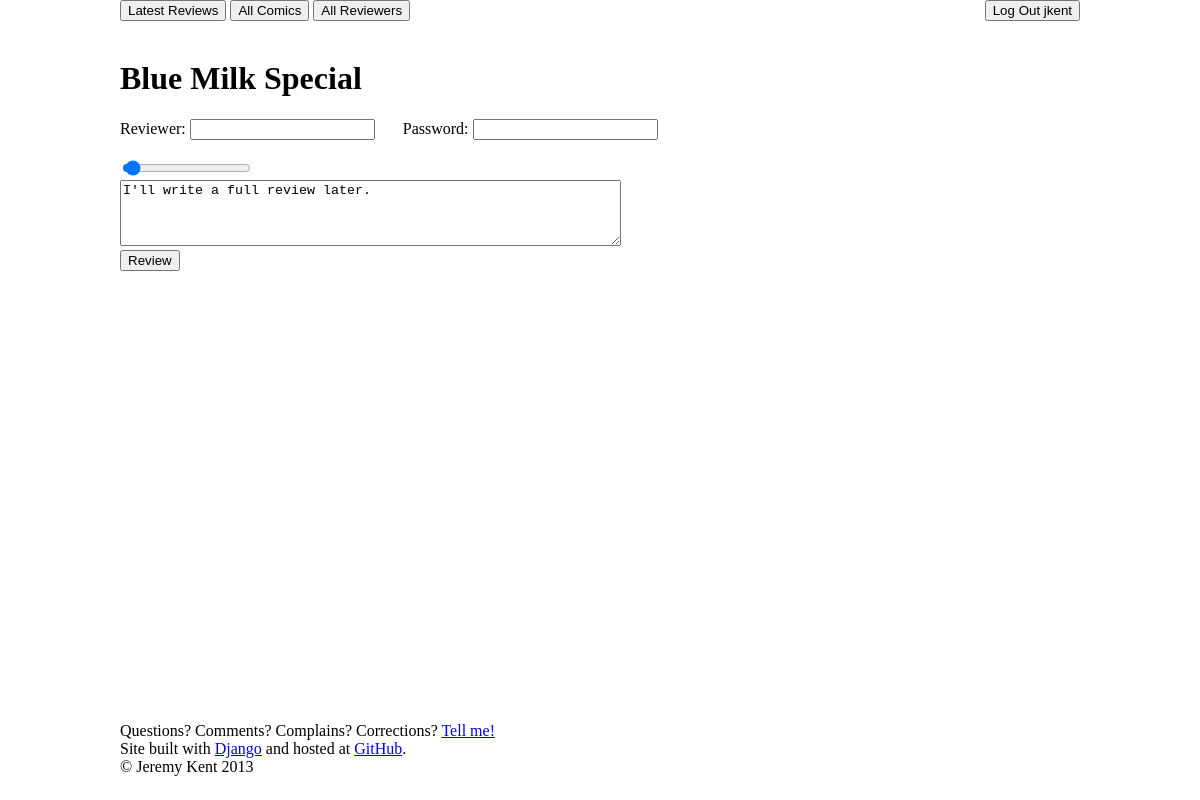
Page /editreview/3/ (signed in) on the earlier database version.
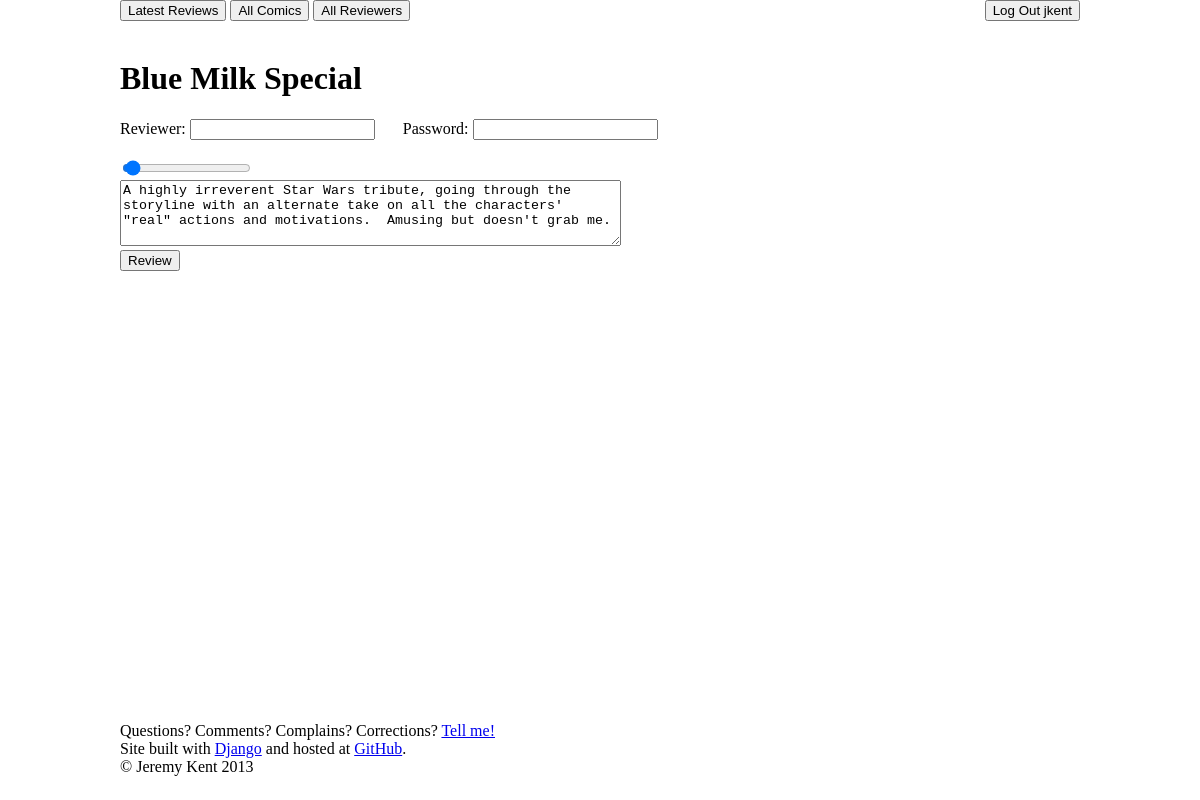
Same page on the later database version.
### reviews/models.py (models this page shows, shortened)
class Review(models.Model):
    comic = models.ForeignKey(Comic)
    reviewer = models.ForeignKey(Reviewer)
    review_text = models.CharField(max_length=2000)
    stars = models.IntegerField(default=0)
    pub_date = models.DateTimeField('date reviewed')

### reviews/views.py (the view)
# urls.py: url(r'^editreview/(?P<review_id>\d+)/$', login_required(views.editreview), name='editreview'),
def editreview(request, review_id):
    review = get_object_or_404(Review, pk=review_id)
    return writereview(request, review.comic.id, review.stars, review.review_text, write_edit='Edit')

### reviews/views.py (called while the page is built)
def writereview(request, comic_id, rating=0, review_text="Enter Review here...", write_edit='Write', error_message=None):
    comic = get_object_or_404(Comic, pk=comic_id)
    return render(request, 'reviews/writereview.html', {'write_edit'   : write_edit,
                                                        'comic'        : comic,
                                                        'review_text'  : review_text,
                                                        'rating'       : rating,
                                                        'error_message': error_message,})

### ibcomics/templates/reviews/writereview.html (shortened to what this page needs)
{% extends 'reviews/base.html' %}
{% block allreviews %}{{ block.super }}{% endblock %}
{% block allcomics %}{{ block.super }}{% endblock %}
{% block allreviewers %}{{ block.super }}{% endblock %}
{% block loginout %}{{ block.super }}{% endblock %}
{% block content %}
    <h1>{{ comic.name }}</h1>
    <form action="{% url 'savereview' comic_id=comic.id write_edit=write_edit %}" method="post">
        <div class="login">
            Reviewer:
            <input type="text" name="username" />
            &nbsp;&nbsp;&nbsp;&nbsp;&nbsp;
            Password:
            <input type="password" name="password" />
        </div>
        <br />
        <div class="review">
            <input type="range" value="{{ rating }}" id="starbacking" name="rating" />
            <div class="review_text">
                <textarea rows="4" cols="60" name="review_text" onfocus="this.select()">{{ review_text }}</textarea>
            </div>
        </div>
        <input type="submit" value="Review" />
    </form>
{% endblock %}

Differences in the rows shown:
changed Review: review_text "I'll write a full review later." → "A highly irreverent Star Wars tribute, going through the storyline with an alternate take on all the characters' \"real\" actions and motivations. Amusing but doesn't grab me."
